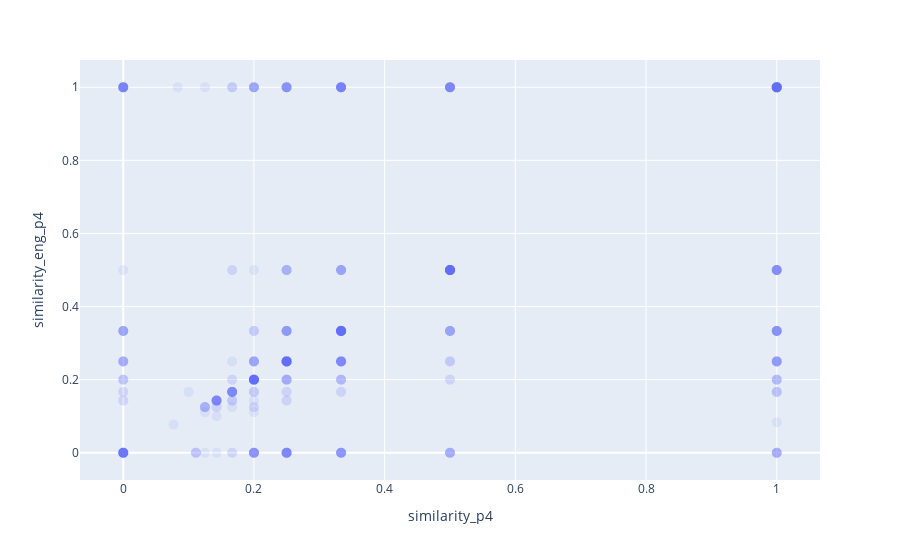

The cell this chart's notebook holds for it:
### Code cell
import plotly.express as px

dataset['triple_verbs'] = 'Labels:' + dataset['eng'] + ', ' + dataset['darija_ar'] + '; outputs: ' + dataset['p4_transl'] + ', ' + dataset['eng_p4_transl']

# Create the scatter plot with custom hover data
fig = px.scatter(
    dataset,
    x='similarity_p4',
    y='similarity_eng_p4',
    hover_name='triple_verbs',
    hover_data={
        'similarity_p4': True,
        'similarity_eng_p4': True,
    }
)

# Customize the marker properties
fig.update_traces(
    marker=dict(size=10, opacity=0.1),
    text=dataset['eng'],
    textposition='top center'
)

# Show the plot
fig.show()

### Figure 1 — Plotly figure (JSON) as saved in the notebook; plotly's stock layout.template omitted (floating-point values rounded to 4 significant figures; data arrays with more than 128 entries replaced by an {"elided": "..."} marker saying what was removed)
{"data": [{"hovertemplate": "<b>%{hovertext}</b><br><br>similarity_p4=%{x}<br>similarity_eng_p4=%{y}<extra></extra>", "hovertext": {"elided": "1032 str values"}, "legendgroup": "", "marker": {"color": "#636efa", "opacity": 0.1, "size": 10, "symbol": "circle"}, "mode": "markers", "name": "", "showlegend": false, "text": {"elided": "1032 str values"}, "textposition": "top center", "type": "scattergl", "x": {"elided": "1032 float values"}, "xaxis": "x", "y": {"elided": "1032 float values"}, "yaxis": "y"}], "layout": {"legend": {"tracegroupgap": 0}, "margin": {"t": 60}, "xaxis": {"anchor": "y", "domain": [0, 1], "title": {"text": "similarity_p4"}}, "yaxis": {"anchor": "x", "domain": [0, 1], "title": {"text": "similarity_eng_p4"}}}}
